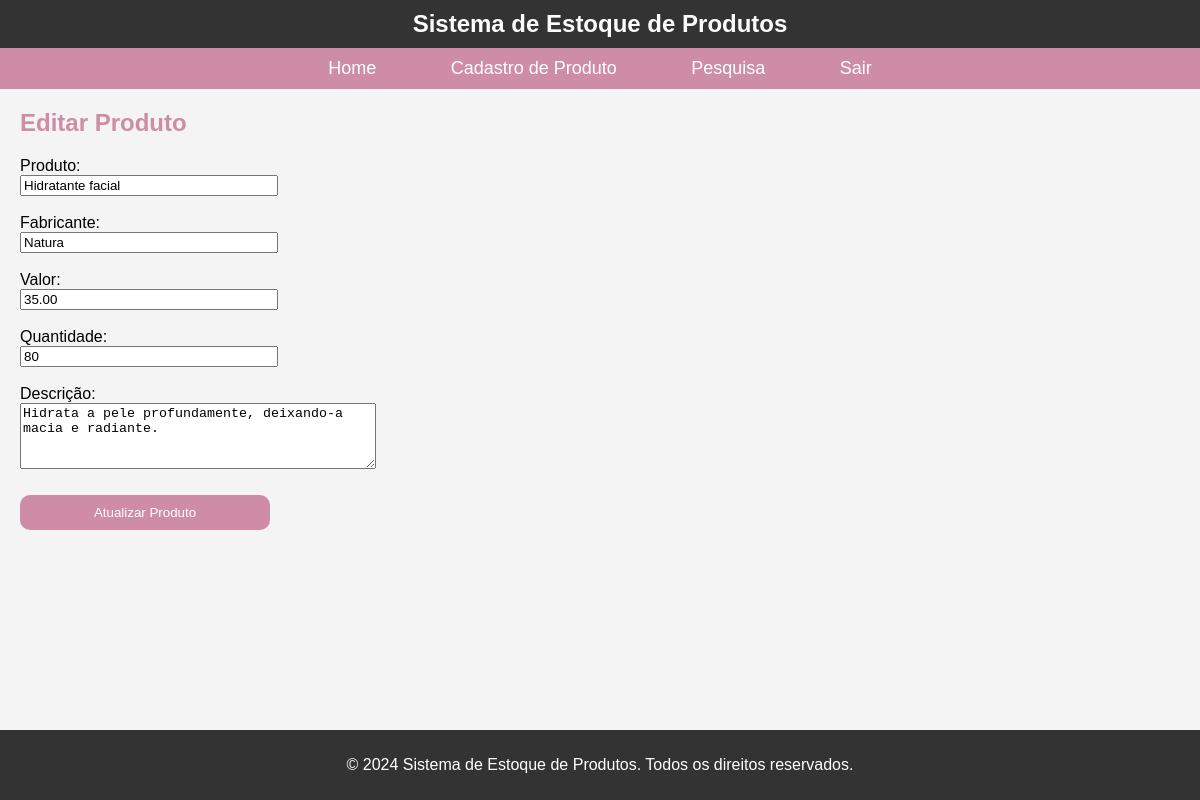
Page /edit_product.php?id=2 on the committed database.
### tables this page shows
CREATE TABLE produtos (
    id INT AUTO_INCREMENT PRIMARY KEY,
    produto VARCHAR(255) NOT NULL,
    fabricante VARCHAR(255) NOT NULL,
    valor DECIMAL(10,2) NOT NULL,
    quantidade INT NOT NULL,
    descricao TEXT
);

### edit_product.php (the view, shortened to what this page needs)
<?php
include 'config.php';
$id = $_GET['id'];
$sql = "SELECT * FROM produtos WHERE id=$id";
$result = $conn->query($sql);
$produto = $result->fetch_assoc();
?>
<!DOCTYPE html>
<html lang="pt-br">
<head>
    <link rel="stylesheet" href="styles.css">
</head>
<body>
<header>
    <h1>Sistema de Estoque de Produtos</h1>
</header>
<nav>
        <a href="index.php">Home</a>
        <a href="add_product.php">Cadastro de Produto</a>
        <a href="pesquisa.php">Pesquisa</a>
        <a href="logout.php">Sair</a>
</nav>
<main>
    <h2>Editar Produto</h2>
    <form method="post" action="">
        <label for="produto">Produto:</label><br>
        <input type="text" name="produto" value="<?php echo $produto['produto']; ?>" required><br><br>
        <label for="fabricante">Fabricante:</label><br>
        <input type="text" name="fabricante" value="<?php echo $produto['fabricante']; ?>" required><br><br>
        <label for="valor">Valor:</label><br>
        <input type="text" name="valor" value="<?php echo $produto['valor']; ?>" required><br><br>
        <label for="quantidade">Quantidade:</label><br>
        <input type="number" name="quantidade" value="<?php echo $produto['quantidade']; ?>" required><br><br>
        <label for="descricao">Descrição:</label><br>
        <textarea name="descricao"><?php echo $produto['descricao']; ?></textarea><br><br>
        <input type="submit" value="Atualizar Produto"><br><br>
    </form>
</main>
<footer>
    <p>&copy; 2024 Sistema de Estoque de Produtos. Todos os direitos reservados.</p>
</footer>
</body>
</html>

### styles.css (style rules this page uses)
body { font-family: Arial, sans-serif; margin: 0; padding: 0; background-color: #f4f4f4; }
header { background-color: #333; color: white; padding: 10px 0; text-align: center; }
header h1 { margin: 0; font-size: 24px; }
nav { background-color: #ce8ca5; padding: 10px 0; text-align: center; }
nav a { color: white; margin: 0 15px; text-decoration: none; font-size: 18px; transition: color 0.3s, background-color 0.3s; padding: 10px 20px; border-radius: 5px; }
footer { background-color: #333; color: white; text-align: center; padding: 10px 0; position: absolute; bottom: 0; width: 100%; }
h1 { color: #fbfcfb; }
h2 { color: #ce8ca5; margin-left: 20px; }
a { color: #ce8ca5; text-decoration: none; }
label { margin-left: 20px; }
input { width: 250px; margin-left: 20px; }
input[type="submit"], button { background-color: #ce8ca5;; color: white; border: none; padding: 10px 20px; text-decoration: none; display: inline-block; margin: 4px 2px; cursor: pointer; transition: background-color 0.3s, transform 0.3s; margin-left: 20px; border-radius: 10px; }
textarea { margin-left: 20px; width: 350px; height: 60px; }

### rows in the picture
produtos: produto "Hidratante facial", fabricante "Natura", valor "35.00", quantidade "80", descricao "Hidrata a pele profundamente, deixando-a macia e radiante."
